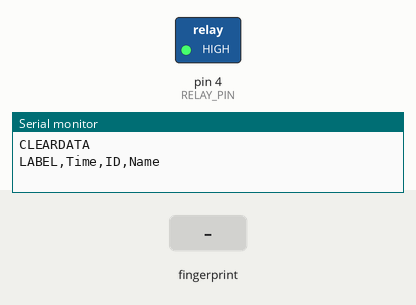
Bench run of a sketch on a simulated Arduino Uno, built with avr-gcc and run on an emulated ATmega328P. On the bench: switched loads named in the sketch (green lamp = pin HIGH), the last lines printed to the serial monitor. Inputs (shaded band) come from the test bench.

Above: at 2.2 s.
2.3 s: finger stored as number 1 placed on the sensor
At 3.0 s:
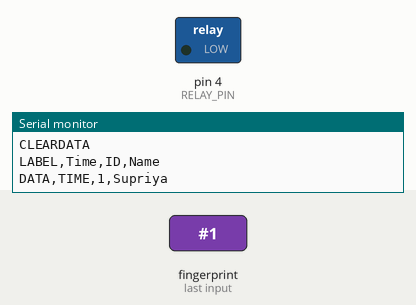
Timing chart, 0 to 7.2 s (numbered marks = the images above; inputs shaded):
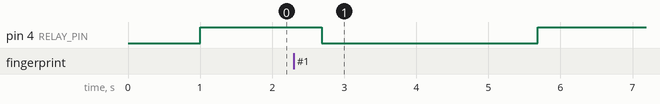

The sketch:

Digital_door_lock_with_fingerprint_Final.ino
```cpp
#include <Adafruit_Fingerprint.h>
#include <SoftwareSerial.h>

SoftwareSerial mySerial(2, 3);
Adafruit_Fingerprint finger = Adafruit_Fingerprint(&mySerial);

const int RELAY_PIN = 4;
const int ACCESS_DELAY = 3000; // Keep lock unlocked for 3 seconds

void setup() {
  // Set up the fingerprint sensor
  finger.begin(57600);
  delay(5);

  // Verify the password
  if (!finger.verifyPassword()) {
    while (1) { delay(1); }
  }

  // Set up the relay module
  pinMode(RELAY_PIN, OUTPUT);
  digitalWrite(RELAY_PIN, HIGH); // Switch off relay initially

  // Set up the serial monitor
  Serial.begin(9600);

  // Print the Excel labels
  Serial.println("CLEARDATA");//clear excel sheet
  Serial.println("LABEL,Time,ID,Name");
}

void loop() {
  // Get the fingerprint ID
  int fingerprintId = getFingerprintId();

  // If a fingerprint is detected
  if (fingerprintId != -1) {
    // Get the user's name and ID
    String userName = "";
    int userId = 0;

    if (fingerprintId == 1) {
      userName = "Supriya";
      userId = 1;
    } else if (fingerprintId == 2) {
      userName = "Lathasri";
      userId = 2;
    }
    else if (fingerprintId == 3) {
      userName = "Akanksha";
      userId = 3;
    }
    else if (fingerprintId == 4) {
      userName = "Jeevitha";
      userId = 4;
    }
    else if (fingerprintId == 6) {
      userName = "Yellesh";
      userId = 6;
    }


    // Get the current time
    unsigned long currentTime = millis();

    // Unlock the relay module
    digitalWrite(RELAY_PIN, LOW);
    Serial.print("DATA,TIME,");
    Serial.print(userId);
    Serial.print(",");
    Serial.println(userName);

    delay(ACCESS_DELAY);

    // Lock the relay module
    digitalWrite(RELAY_PIN, HIGH);

    // Log attendance on the serial monitor with Excel labels

  }

  // Add some delay before the next scan
  delay(50);
}

// Returns -1 if no fingerprint is detected, otherwise returns the fingerprint ID
int getFingerprintId() {
  int result = finger.getImage();
  if (result != FINGERPRINT_OK)  return -1;

  result = finger.image2Tz();
  if (result != FINGERPRINT_OK)  return -1;

  result = finger.fingerFastSearch();
  if (result != FINGERPRINT_OK)  return -1;

  // Found a match!
  return finger.fingerID;
}
```

Measured:
- after the input at 2.3 s, pin 4 (RELAY_PIN): HIGH → LOW after 0.39 s, → HIGH 3.0 s later
